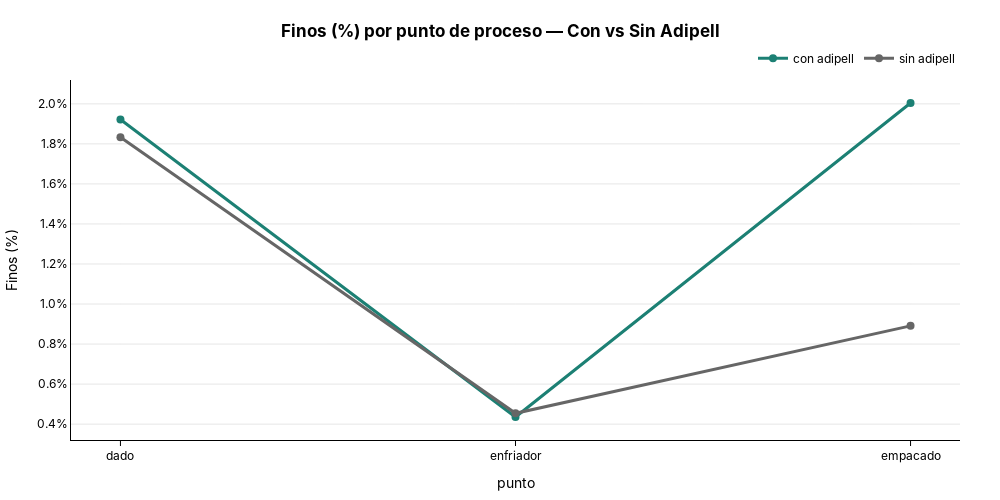

The cell this chart's notebook holds for it:
### Code cell
cols_config = {
    "con adipell": "#1C8074", 
    "sin adipell": "#666666"
}

puntos_order = ["dado", "enfriador", "empacado"]  # o el orden que quieras

fig1 = plot_line(
    df=df_finos_punto,
    x_col="punto",                # Antes estaba implícito ("punto")
    y_col="finos_pct",            # Tu metric_col
   group_col="producto",     # La columna que separa las líneas ("con" vs "sin")
   line_colors=cols_config,    # Aquí inyectas los colores corporativos
    order_x=puntos_order,         # El orden de los pasos
    title="Finos (%) por punto de proceso — Con vs Sin Adipell",
    y_title="Finos (%)",
    y_as_pct=True)
fig1.show()
s3.save_plotly_html(fig1, "finos.html")

### Figure 1 — Plotly figure (JSON) as saved in the notebook; plotly's stock layout.template omitted (floating-point values rounded to 4 significant figures)
{"data": [{"hovertemplate": "<b>punto:</b> %{x}<br><b>con adipell:</b> %{y:.1f}<br><extra></extra>", "line": {"color": "#1C8074", "shape": "linear", "width": 3}, "marker": {"color": "#1C8074", "size": 8}, "mode": "lines+markers", "name": "con adipell", "type": "scatter", "x": ["dado", "enfriador", "empacado"], "y": [0.01922, 0.004356, 0.02004]}, {"hovertemplate": "<b>punto:</b> %{x}<br><b>sin adipell:</b> %{y:.1f}<br><extra></extra>", "line": {"color": "#666666", "shape": "linear", "width": 3}, "marker": {"color": "#666666", "size": 8}, "mode": "lines+markers", "name": "sin adipell", "type": "scatter", "x": ["dado", "enfriador", "empacado"], "y": [0.01833, 0.004542, 0.008909]}], "layout": {"font": {"color": "black", "family": "Inter, Arial, sans-serif"}, "height": 500, "hovermode": "x unified", "legend": {"orientation": "h", "title": {"text": ""}, "x": 1, "xanchor": "right", "y": 1.02, "yanchor": "bottom"}, "margin": {"b": 40, "l": 40, "r": 40, "t": 80}, "paper_bgcolor": "rgba(0,0,0,0)", "plot_bgcolor": "rgba(0,0,0,0)", "title": {"text": "<b>Finos (%) por punto de proceso — Con vs Sin Adipell<b>", "x": 0.5, "xanchor": "center", "y": 0.95, "yanchor": "top"}, "width": 1000, "xaxis": {"categoryarray": ["dado", "enfriador", "empacado"], "categoryorder": "array", "linecolor": "black", "linewidth": 1, "showline": true, "tickcolor": "black", "ticks": "outside", "title": {"text": "punto"}}, "yaxis": {"gridcolor": "rgba(0,0,0,0.1)", "linecolor": "black", "linewidth": 1, "showgrid": true, "showline": true, "tickformat": ".1%", "title": {"text": "Finos (%)"}, "zeroline": true, "zerolinecolor": "rgba(0,0,0,0.2)"}}}
